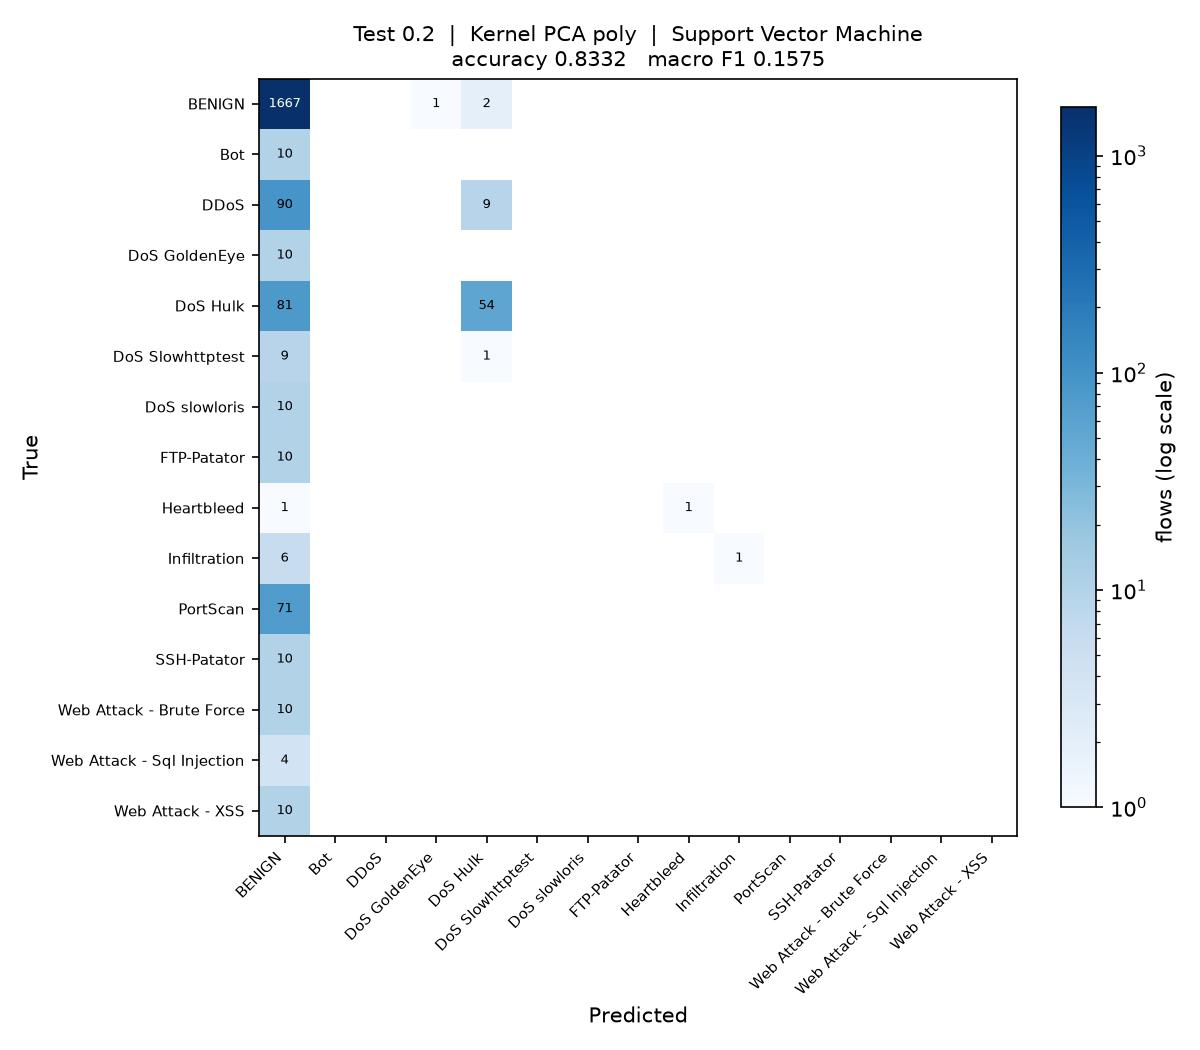

This chart was generated by the following Python code:
"""
Test_0.2_DR_POLY_SVM

Test size 0.2  |  Kernel PCA (poly)  |  Support Vector Machine  (reference sheet #15)

Run on its own:

    python Test_0.2_DR_POLY_SVM.py

Writes Test_0.2_DR_POLY_SVM.jpg (confusion matrix) and appends one row to
results/75_runs.csv.
"""

import os
import sys
import time
import warnings
from pathlib import Path

import matplotlib
matplotlib.use("Agg")
import matplotlib.pyplot as plt
import numpy as np
import pandas as pd
from sklearn.decomposition import KernelPCA
from sklearn.impute import SimpleImputer
from sklearn.metrics import (accuracy_score, confusion_matrix, f1_score,
                             precision_score, recall_score)
from sklearn.model_selection import train_test_split
from sklearn.preprocessing import LabelEncoder, StandardScaler
from sklearn.svm import SVC

sys.path.insert(0, str(Path(__file__).resolve().parent.parent))
from common import load_sample                      # noqa: E402

warnings.filterwarnings("ignore")

# ----- this run -------------------------------------------------------------
TEST_SIZE = 0.2
KERNEL = "poly"
CLASSIFIER = "SVM"
N_COMPONENTS = 15
# ----------------------------------------------------------------------------

SEED = 0
N_JOBS = max(1, (os.cpu_count() or 2) // 2)
STEM = "Test_0.2_DR_POLY_SVM"
HERE = Path(__file__).resolve().parent
RESULTS = HERE.parent / "results"


def main():
    t0 = time.time()
    df = load_sample(10000, 50, SEED)
    y = LabelEncoder().fit_transform(df["Label"])
    X = df.drop(columns=["Label", "Day"])
    classes = sorted(df["Label"].unique())
    print(f"{len(df):,} flows, {X.shape[1]} features, {len(classes)} classes")

    X_train, X_test, y_train, y_test = train_test_split(
        X, y, test_size=TEST_SIZE, random_state=SEED, stratify=y)

    # mean imputation and scaling, fitted on the training split only
    imputer = SimpleImputer(strategy="mean").fit(X_train)
    scaler = StandardScaler().fit(imputer.transform(X_train))
    X_train = scaler.transform(imputer.transform(X_train))
    X_test = scaler.transform(imputer.transform(X_test))

    # dimensionality reduction: Kernel PCA, fitted on the training split only.
    # arpack keeps the largest positive eigenvalues; the randomized solver ranks
    # them by magnitude and fails on the sigmoid kernel, which is not PSD.
    kpca = KernelPCA(n_components=N_COMPONENTS, kernel=KERNEL,
                     eigen_solver="arpack", random_state=SEED, n_jobs=N_JOBS)
    X_train = kpca.fit_transform(X_train)
    X_test = kpca.transform(X_test)
    print(f"Kernel PCA ({KERNEL}): {X_train.shape[1]} components")

    classifier = SVC(kernel="rbf", probability=True, random_state=SEED)
    classifier.fit(X_train, y_train)
    y_pred = classifier.predict(X_test)

    acc = accuracy_score(y_test, y_pred)
    pre = precision_score(y_test, y_pred, average="macro", zero_division=0)
    rec = recall_score(y_test, y_pred, average="macro", zero_division=0)
    f1 = f1_score(y_test, y_pred, average="macro", zero_division=0)
    pre_w = precision_score(y_test, y_pred, average="weighted", zero_division=0)
    rec_w = recall_score(y_test, y_pred, average="weighted", zero_division=0)
    f1_w = f1_score(y_test, y_pred, average="weighted", zero_division=0)

    print(f"Accuracy  : {acc:.4f}")
    print(f"Precision : {pre:.4f}")
    print(f"Recall    : {rec:.4f}")
    print(f"F1 Score  : {f1:.4f}")

    # confusion matrix image, named to match this script
    cm = confusion_matrix(y_test, y_pred, labels=range(len(classes)))
    fig, ax = plt.subplots(figsize=(8, 7))
    im = ax.imshow(cm, cmap="Blues", norm=matplotlib.colors.LogNorm(vmin=1))
    ax.set_xticks(range(len(classes)), classes, rotation=45, ha="right", fontsize=7)
    ax.set_yticks(range(len(classes)), classes, fontsize=7)
    ax.set_xlabel("Predicted")
    ax.set_ylabel("True")
    ax.set_title(f"Test {TEST_SIZE}  |  Kernel PCA {KERNEL}  |  Support Vector Machine\n"
                 f"accuracy {acc:.4f}   macro F1 {f1:.4f}", fontsize=10)
    for i in range(len(classes)):
        for j in range(len(classes)):
            if cm[i, j]:
                ax.text(j, i, cm[i, j], ha="center", va="center", fontsize=6,
                        color="white" if cm[i, j] > cm.max() / 3 else "black")
    fig.colorbar(im, ax=ax, fraction=0.04, label="flows (log scale)")
    fig.tight_layout()
    fig.savefig(HERE / f"{STEM}.jpg", dpi=150)
    plt.close(fig)

    # one row appended to the shared results table
    RESULTS.mkdir(exist_ok=True)
    row = {"Test": TEST_SIZE, "DR": "POLY", "Clas": CLASSIFIER,
           "Acc": round(acc, 4), "Pre": round(pre, 4), "Rec": round(rec, 4),
           "F1": round(f1, 4),
           "Pre_weighted": round(pre_w, 4), "Rec_weighted": round(rec_w, 4),
           "F1_weighted": round(f1_w, 4),
           "n_components": N_COMPONENTS, "seconds": round(time.time() - t0, 1),
           "script": STEM}
    out = RESULTS / "75_runs.csv"
    old = pd.read_csv(out).to_dict("records") if out.exists() else []
    old = [r for r in old if r.get("script") != STEM]
    pd.DataFrame(old + [row]).to_csv(out, index=False)
    print(f"saved {STEM}.jpg and appended to results/75_runs.csv "
          f"({time.time() - t0:.0f}s)")


if __name__ == "__main__":
    main()
